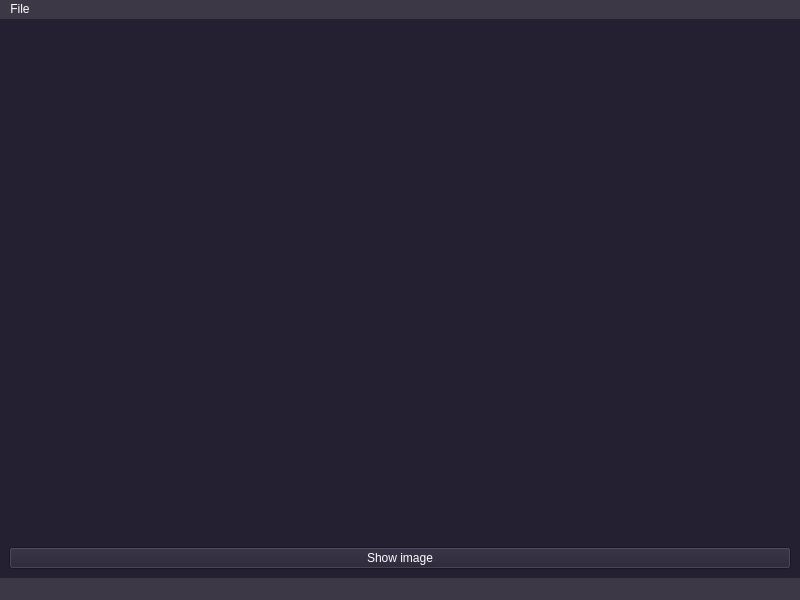
<?xml version="1.0" encoding="UTF-8"?>
<ui version="4.0">
 <class>MainWindow</class>
 <widget class="QMainWindow" name="MainWindow">
  <property name="geometry">
   <rect>
    <x>0</x>
    <y>0</y>
    <width>800</width>
    <height>600</height>
   </rect>
  </property>
  <property name="windowTitle">
   <string>MainWindow</string>
  </property>
  <property name="styleSheet">
   <string notr="true">background-color: rgb(61, 56, 70);
color: rgb(255, 255, 255);
selection-color: rgb(94, 92, 100);</string>
  </property>
  <widget class="QWidget" name="centralwidget">
   <property name="styleSheet">
    <string notr="true">background-color: rgb(36, 31, 49);</string>
   </property>
   <layout class="QHBoxLayout" name="horizontalLayout">
    <item>
     <layout class="QVBoxLayout" name="verticalLayout">
      <item alignment="Qt::AlignHCenter|Qt::AlignVCenter">
       <widget class="QLabel" name="imageLabel">
        <property name="autoFillBackground">
         <bool>false</bool>
        </property>
        <property name="styleSheet">
         <string notr="true"/>
        </property>
        <property name="text">
         <string/>
        </property>
       </widget>
      </item>
      <item>
       <widget class="QPushButton" name="showImageButton">
        <property name="text">
         <string>Show image</string>
        </property>
       </widget>
      </item>
     </layout>
    </item>
   </layout>
  </widget>
  <widget class="QMenuBar" name="menubar">
   <property name="geometry">
    <rect>
     <x>0</x>
     <y>0</y>
     <width>800</width>
     <height>23</height>
    </rect>
   </property>
   <widget class="QMenu" name="menuFile">
    <property name="title">
     <string>File</string>
    </property>
    <addaction name="openFile"/>
    <addaction name="SaveFile"/>
   </widget>
   <addaction name="menuFile"/>
  </widget>
  <widget class="QStatusBar" name="statusbar"/>
  <action name="openFile">
   <property name="text">
    <string>Open</string>
   </property>
  </action>
  <action name="SaveFile">
   <property name="text">
    <string>Save</string>
   </property>
  </action>
 </widget>
 <resources/>
 <connections>
  <connection>
   <sender>openFile</sender>
   <signal>triggered()</signal>
   <receiver>MainWindow</receiver>
   <slot>update()</slot>
   <hints>
    <hint type="sourcelabel">
     <x>-1</x>
     <y>-1</y>
    </hint>
    <hint type="destinationlabel">
     <x>399</x>
     <y>299</y>
    </hint>
   </hints>
  </connection>
 </connections>
 <slots>
  <slot>botaoPressionado()</slot>
 </slots>
</ui>
